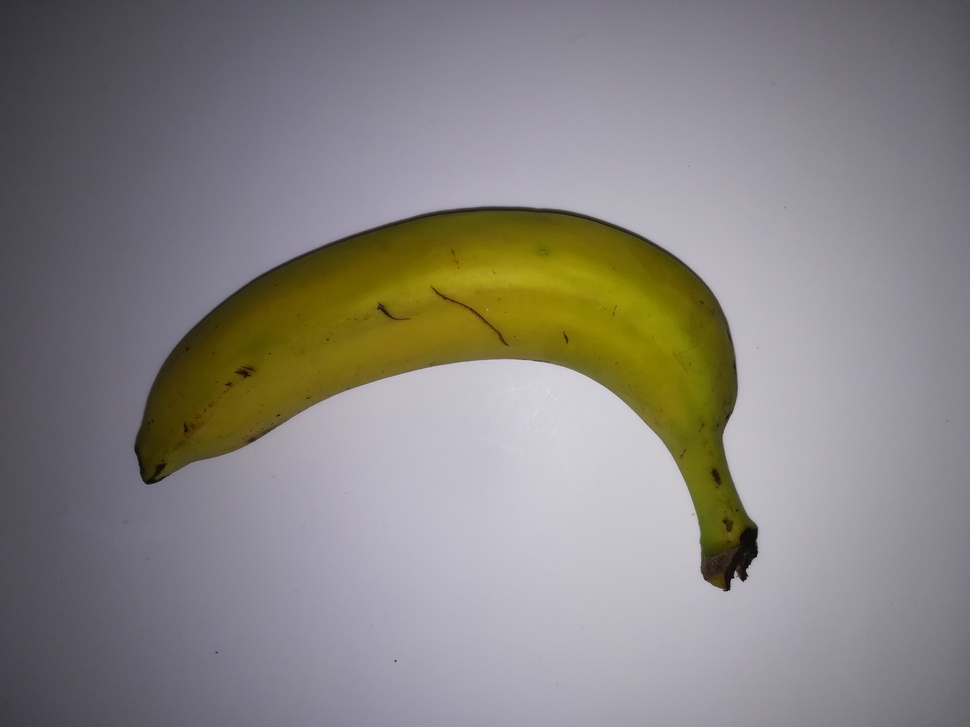
#> input picture images_to_classify/IMG_20181119_225303.jpg, 970 x 727 px, shrunk from 3968 x 2976 before the run
$ jupyter execute --allow-errors dimensions_notebook_threshold.ipynb   (older library calls are emulated)
#> lines starting #> are read from the running program, lines starting #| are printed output that depends on the picture; after the words box and inside, x2 and y2 are one past the last pixel; in counts of white or black regions, pixels touching at a corner belong together
[cell 1]
import cv2
import numpy as np
from matplotlib import pyplot as plt

#from IPython.core.interactiveshell import InteractiveShell
#InteractiveShell.ast_node_interactivity = "all"

[cell 2]
#read image
img = cv2.imread('../images_to_classify/IMG_20181119_225303.jpg')
#> img is the input picture: shape (727, 970, 3); mean B, G, R 130.1, 132.4, 135.8
img = cv2.cvtColor(img, cv2.COLOR_BGR2RGB)
plt.imshow(img)

[cell 3]
#show histogram to see which treshold we should select
hist = plt.hist(img.ravel(), 256, [0,256])
plt.show(hist)
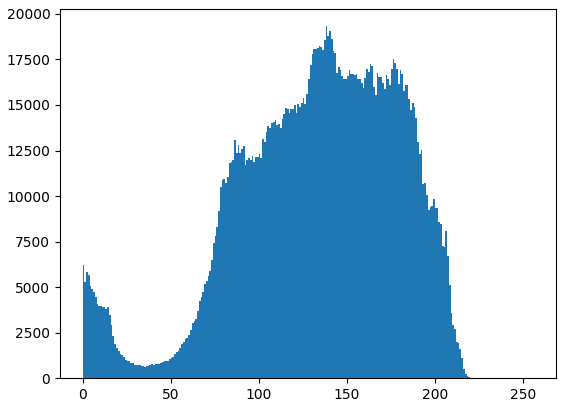
#> figure drawn by matplotlib, 1 panel; tallest bar 19326 high, from x = 138 to 139

[cell 4]
#converting image to graysclae to find threshold
gray = cv2.cvtColor(img, cv2.COLOR_BGR2GRAY)
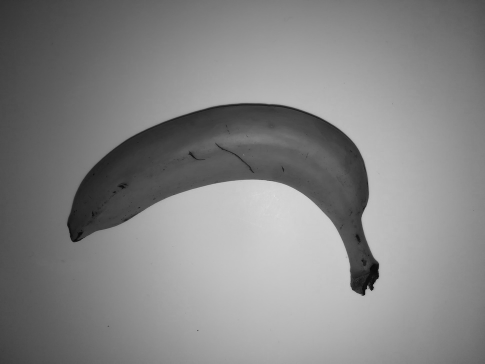
#> gray: shape (727, 970) (shown at 1/2 size); min 0, max 235, mean 132.2
gray = cv2.bilateralFilter(gray, 11, 17, 17)
thresh = cv2.adaptiveThreshold(gray, 120, cv2.ADAPTIVE_THRESH_MEAN_C, cv2.THRESH_BINARY_INV, 11, 2)
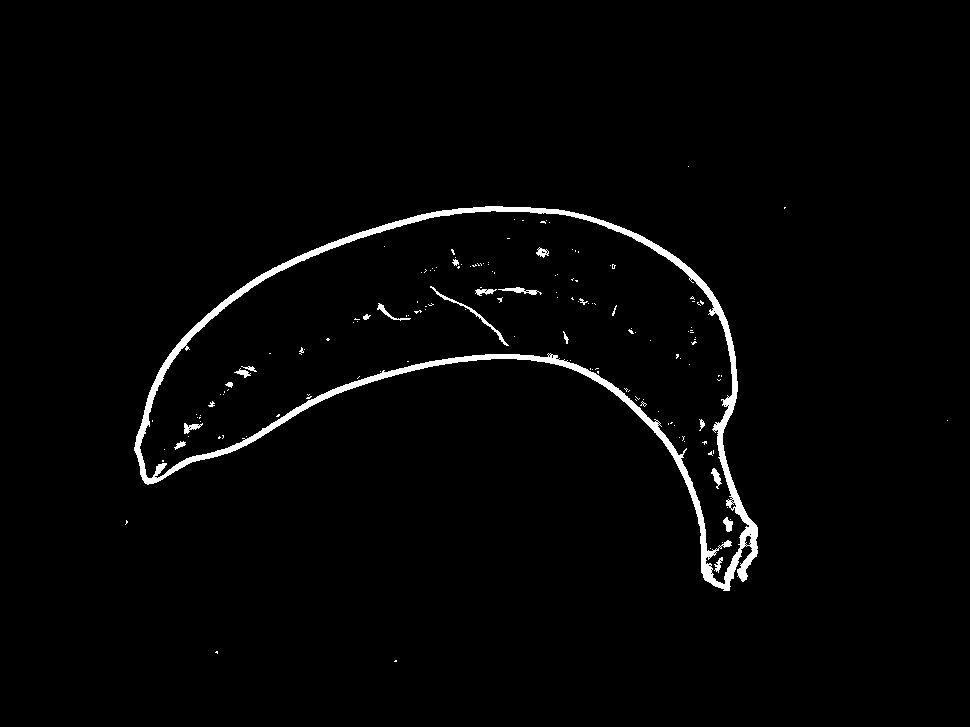
#> thresh: shape (727, 970); values 0 (black) and 120 (white), 1.9% white; 155 white regions (134 under 20 px)
plt.imshow(thresh)

[cell 5]
_, cnts, _  = cv2.findContours(thresh, cv2.RETR_EXTERNAL, cv2.CHAIN_APPROX_SIMPLE)
#> cnts = 7 contours, 6 with area under 20; largest, box (x1, y1, x2, y2) and area: (134, 206, 758, 591) 97891

[cell 6]
#insert fruit area of original image onto a new image with black background
mask = np.zeros_like(img)

#creating new black image same size as the original
out = np.zeros_like(img)

#selecting all the pixels from mask that are white and replace them with those same
#pixels from the original image (that correspond to the pixels of the fruit)
out[mask==0] = img[mask==0]

cv2.fillPoly(mask, pts = cnts, color = (255,255,255))
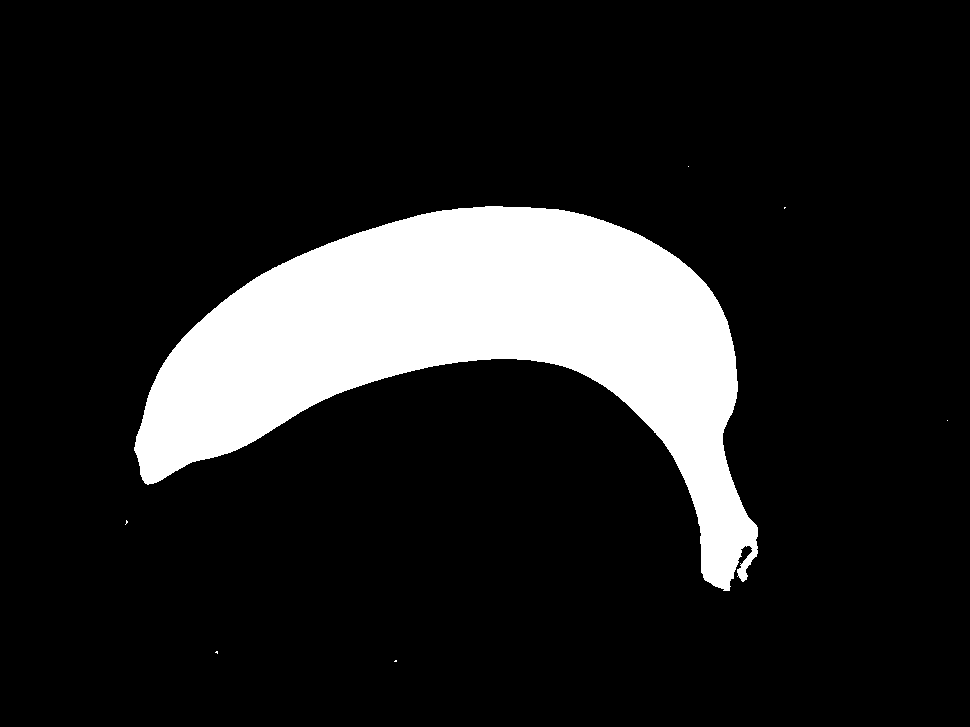
#> mask: shape (727, 970, 3); 14% white; 7 white regions (6 under 20 px), largest, box (x1, y1, x2, y2) and area: (134, 206, 758, 591) 98767

[cell 7]
plt.imshow(mask)

[cell 8]
# with each contour, draw boundingRect in green
# a minAreaRect in blue
minAreaRect = []
boxes = []

for i,c in enumerate(cnts):
    # get the bounding rect
    x, y, w, h = cv2.boundingRect(c)

    # get the min area rect
    rect = cv2.minAreaRect(c);
    box = cv2.boxPoints(rect);
    # convert all coordinates floating point values to int
    box = np.int0(box)
    minAreaRect = box
    boxes.append((i,box,w,h))
    # draw a blue 'nghien' rectangle
    cv2.drawContours(mask, [box], 0, (255, 0, 0), 5)
#> this loop made 7 passes
#> (x, y, w, h, rect, minAreaRect) on passes 2, 3, 4, 6: (215, 651, 3, 3, ((216, 652), (2, 2), -90), [[217, 653], [215, 653], [215, 651], [217, 651]]), (125, 520, 3, 5, ((126.2, 522.2), (4.12, 1.46), -75.96), [[126, 524], [125, 524], [126, 520], [127, 520]]), (947, 420, 1, 1, ((947, 420), (0, 0), -90), [[947, 420], [947, 420], [947, 420], [947, 420]]), (134, 206, 624, 385, ((469.8, 368), (344.9, 631.9), -79.57), [[749, 594], [127, 480], [190, 141], [811, 255]])
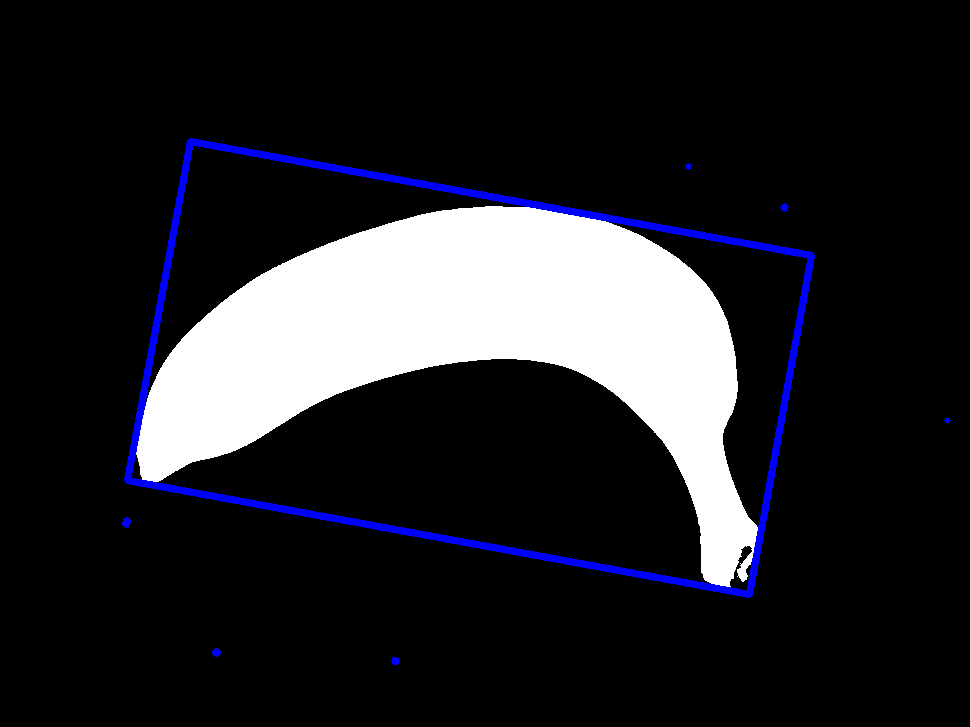
#> mask: shape (727, 970, 3); 2.02% of pixels changed, all inside (x1, y1, x2, y2) = (122, 138, 951, 665); drawn as B, G, R
#> after the loop, boxes = 7 items

[cell 9]
plt.imshow(mask)
#> (the rest of this cell did not finish here and is left out)

[cell 10]
#order all the contours by area from biggest to smallest
boxes.sort(key=lambda x: x[2]*x[3], reverse=True)

#now we want to select the second biggest box (since the biggest one is the contour of the whole image)
minAreaRectangle = boxes[0][1]
#> minAreaRectangle = [[749, 594], [127, 480], [190, 141], [811, 255]]

#show that this is the contour we want
cv2.drawContours(mask, [minAreaRectangle], 0, (0, 255, 0), 3)
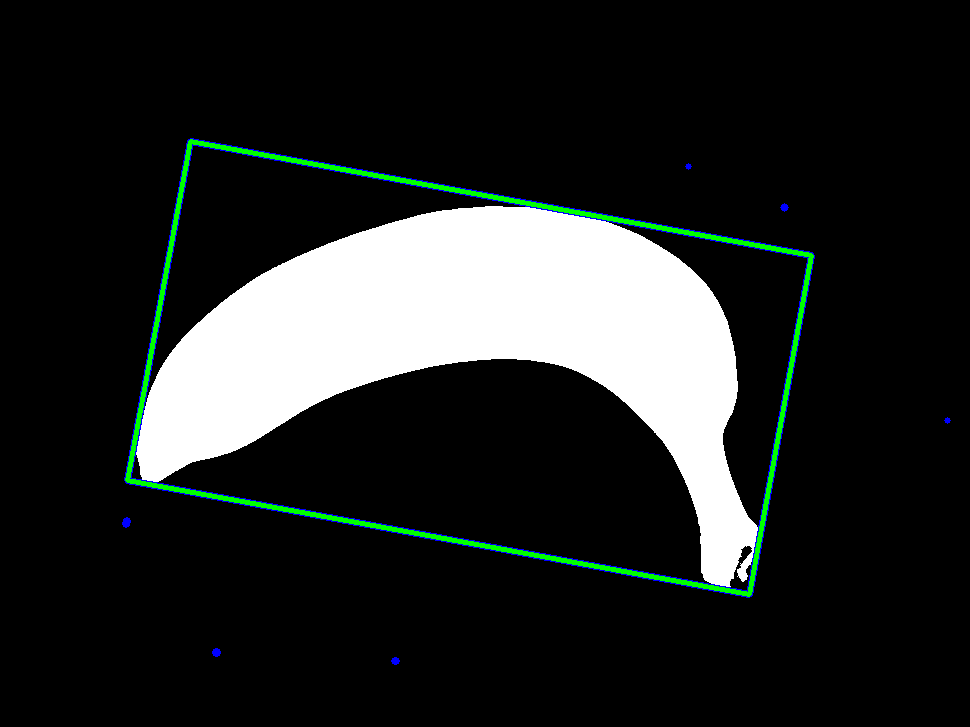
#> mask: shape (727, 970, 3); 1.34% of pixels changed, all inside (x1, y1, x2, y2) = (125, 139, 814, 597); drawn as B, G, R
plt.imshow(mask)
boxes[0]
#> Out = (5, [[749, 594], [127, 480], [190, 141], [811, 255]], 624, 385)

[cell 11]
#get x and y points and width/height of the countour we selected
x,y,w,h = cv2.boundingRect(minAreaRectangle)
#> x = 127; y = 141; w = 685; h = 454
x,y,w,h
#> Out = (127, 141, 685, 454)

$ run again, with images_to_classify/IMG_20181119_225244.jpg copied over images_to_classify/IMG_20181119_225303.jpg
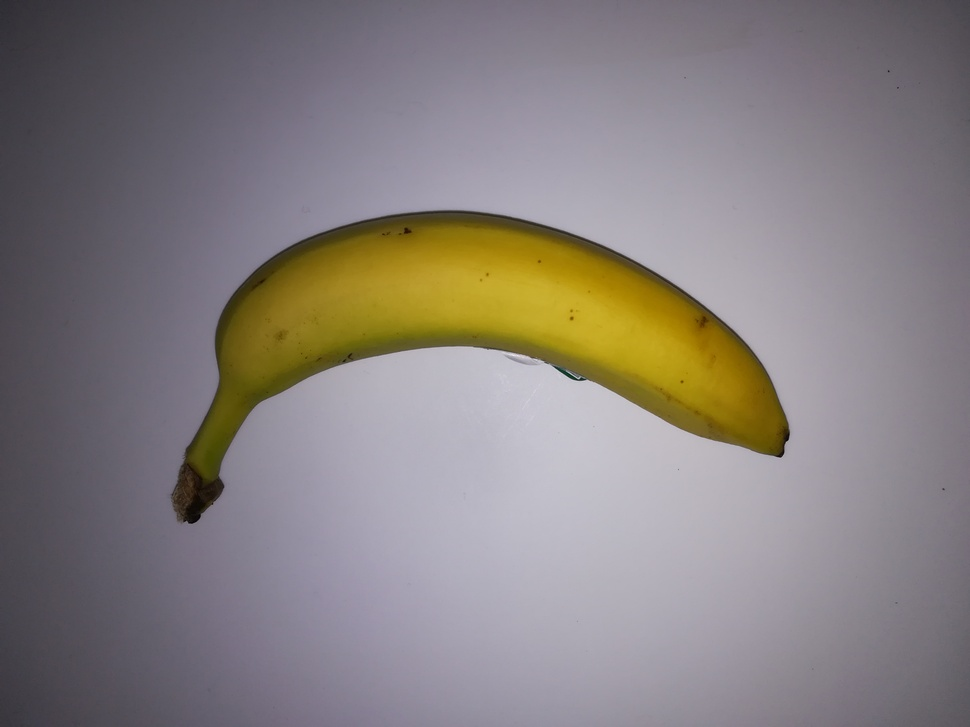
#> input picture images_to_classify/IMG_20181119_225244.jpg, 970 x 727 px, shrunk from 3968 x 2976 before the run
#> img is the input picture: shape (727, 970, 3); mean B, G, R 127.4, 127.9, 134.4
#> `thresh = cv2.adaptiveThreshold(gray, 120, cv2.ADAPTIVE_THRESH_MEAN_C, ..`:
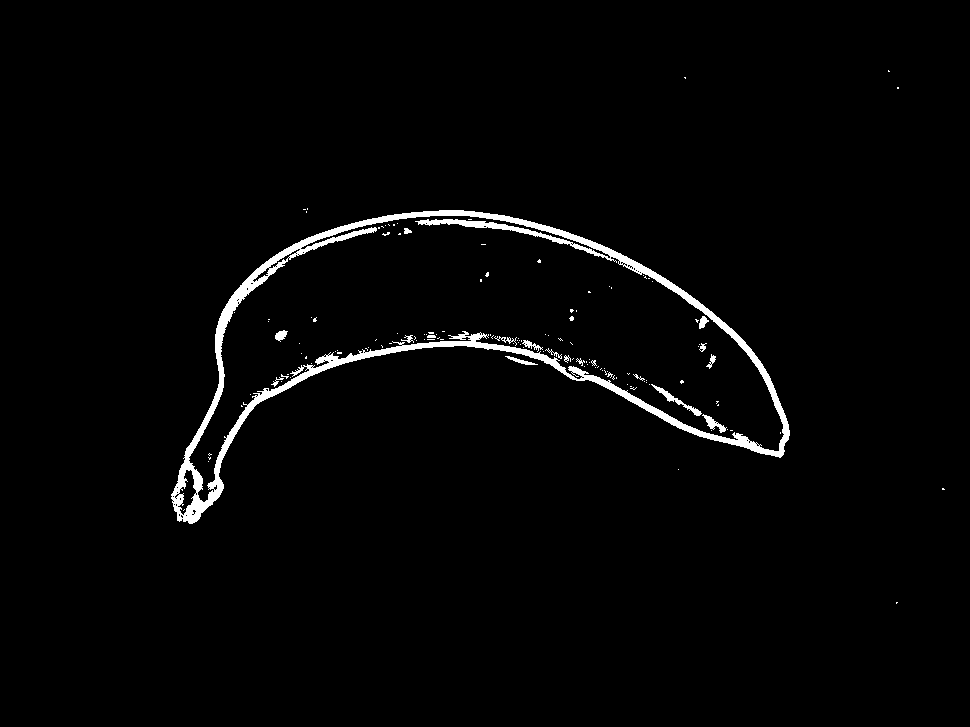
#> thresh: shape (727, 970); values 0 (black) and 120 (white), 2.1% white; 139 white regions (121 under 20 px)
#> cnts = 11 contours, 9 with area under 20; largest, box (x1, y1, x2, y2) and area: (171, 210, 790, 524) 78964, (505, 356, 538, 365) 63
#> the loop `for i,c in enumerate(cnts):` made 11 passes
#> (x, y, w, h, rect, minAreaRect) on passes 3 to 6: (678, 469, 1, 1, ((678, 469), (0, 0), -90), [[678, 469], [678, 469], [678, 469], [678, 469]]), (505, 356, 33, 9, ((520.7, 361), (3.64, 32.97), -74.48), [[536, 367], [504, 358], [505, 354], [537, 363]]), (306, 211, 1, 2, ((306, 211.5), (1, 0), -90), [[306, 212], [306, 212], [306, 211], [306, 211]]), (171, 210, 619, 314, ((467.1, 348.9), (621.7, 284.6), -6.4), [[174, 525], [142, 242], [760, 172], [791, 455]])
#> after the loop `for i,c in enumerate(cnts):`: boxes = 11 items
#> minAreaRectangle = [[174, 525], [142, 242], [760, 172], [791, 455]]
#> `cv2.drawContours(mask, [minAreaRectangle], 0, (0, 255, 0), 3)`:
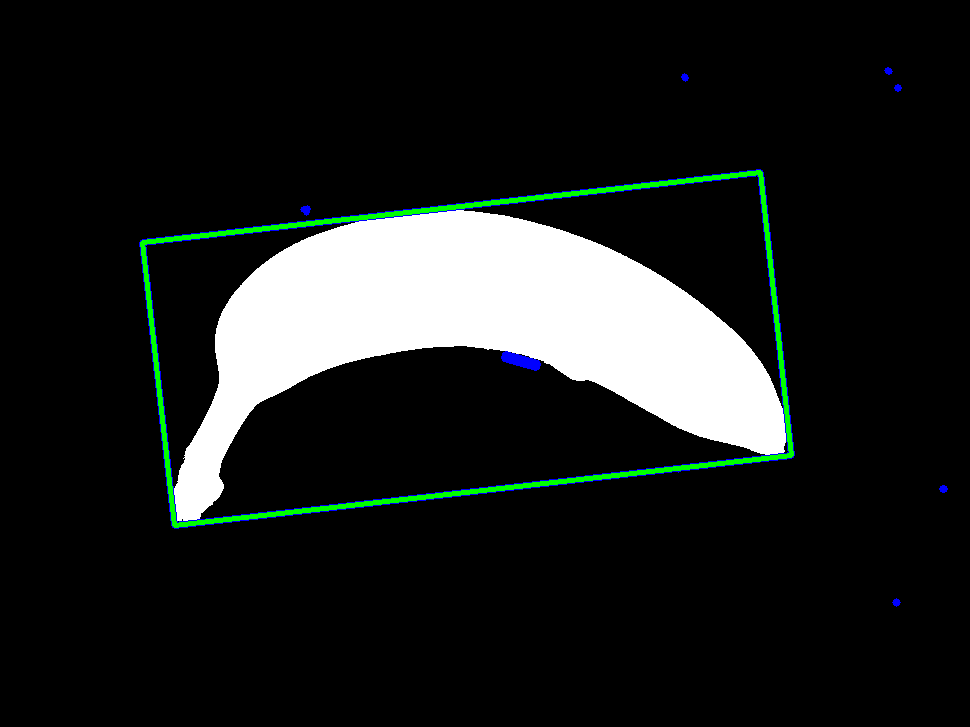
#> mask: shape (727, 970, 3); mean of channels 0, 1, 2 30.2, 31.9, 28.7; drawn as B, G, R
#> `boxes[0]`: Out = (5, [[174, 525], [142, 242], [760, 172], [791, 455]], 619, 314)
#> `x,y,w,h = cv2.boundingRect(minAreaRectangle)`: x = 142; y = 172; w = 650; h = 354
#> `x,y,w,h`: Out = (142, 172, 650, 354)

$ run again, with images_to_classify/IMG_20181119_225255.jpg copied over images_to_classify/IMG_20181119_225303.jpg
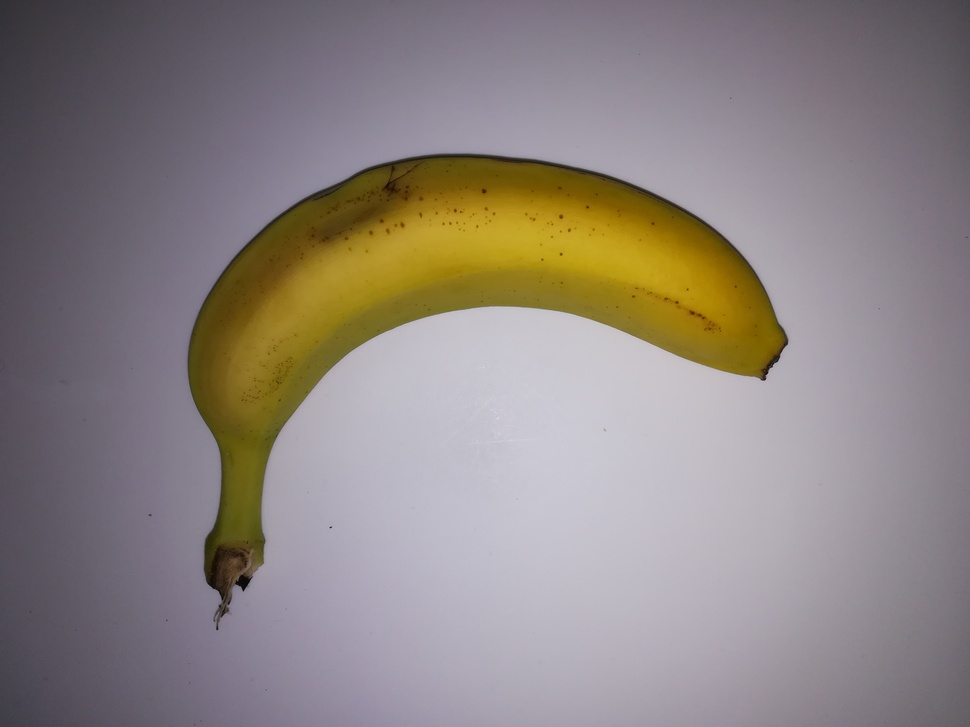
#> input picture images_to_classify/IMG_20181119_225255.jpg, 970 x 727 px, shrunk from 3968 x 2976 before the run
#> img is the input picture: shape (727, 970, 3); mean B, G, R 130.1, 132.6, 141.2
#> `thresh = cv2.adaptiveThreshold(gray, 120, cv2.ADAPTIVE_THRESH_MEAN_C, ..`:
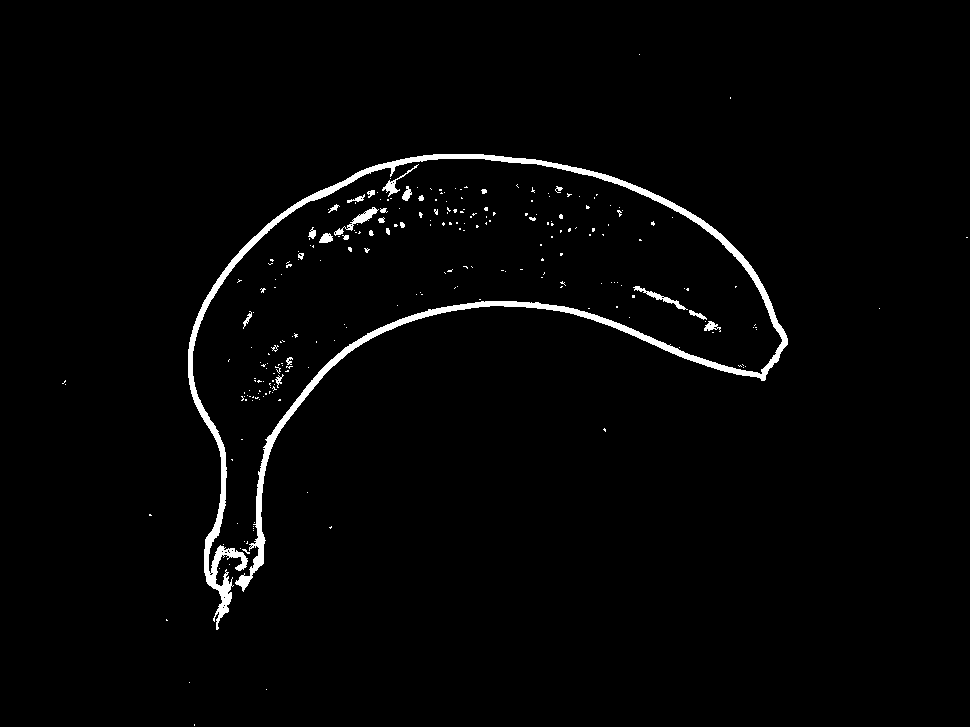
#> thresh: shape (727, 970); values 0 (black) and 120 (white), 2% white; 246 white regions (219 under 20 px)
#> cnts = 246 contours, 230 with area under 20; largest, box (x1, y1, x2, y2) and area: (188, 154, 788, 630) 9766, (334, 207, 379, 236) 226, (633, 286, 688, 310) 174, (382, 164, 419, 197) 128, (319, 233, 333, 243) 82
#> the loop `for i,c in enumerate(cnts):` made 246 passes
#> (x, y, w, h, rect, minAreaRect) on passes 1 to 3: (194, 724, 1, 2, ((194, 724.5), (1, 0), -90), [[194, 725], [194, 725], [194, 724], [194, 724]]), (266, 689, 1, 1, ((266, 689), (0, 0), -90), [[266, 689], [266, 689], [266, 689], [266, 689]]), (189, 682, 1, 1, ((189, 682), (0, 0), -90), [[189, 682], [189, 682], [189, 682], [189, 682]])
#> after the loop `for i,c in enumerate(cnts):`: boxes = 246 items
#> minAreaRectangle = [[216, 629], [67, 303], [650, 38], [799, 363]]
#> `cv2.drawContours(mask, [minAreaRectangle], 0, (0, 255, 0), 3)`:
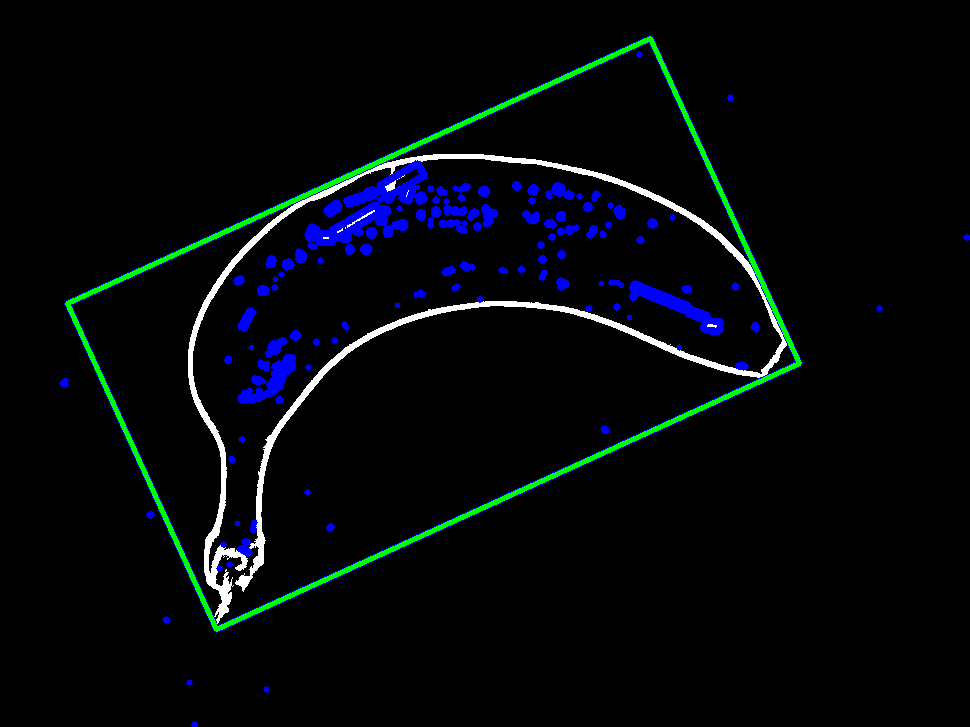
#> mask: shape (727, 970, 3); mean of channels 0, 1, 2 10.5, 7.7, 4.1; drawn as B, G, R
#> `boxes[0]`: Out = (243, [[216, 629], [67, 303], [650, 38], [799, 363]], 600, 476)
#> `x,y,w,h = cv2.boundingRect(minAreaRectangle)`: x = 67; y = 38; w = 733; h = 592
#> `x,y,w,h`: Out = (67, 38, 733, 592)
